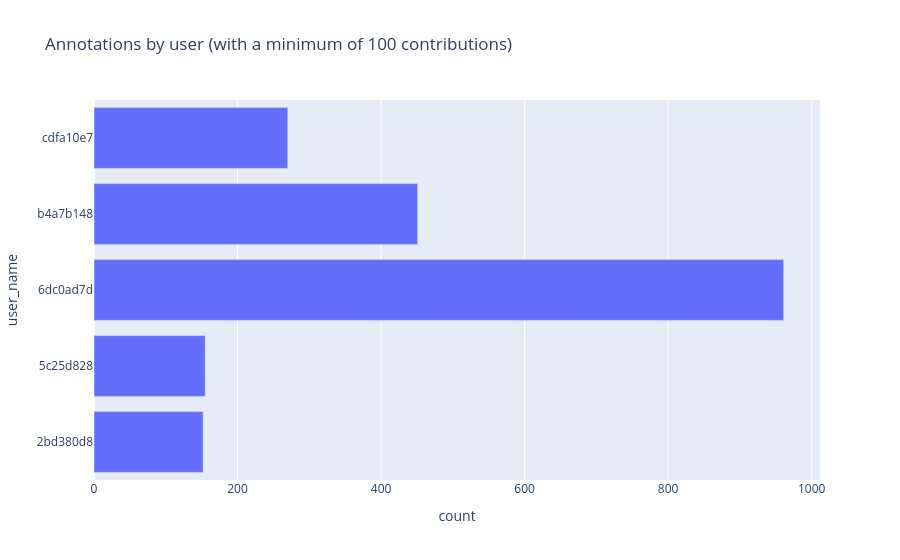

The cell this chart's notebook holds for it:
### Code cell
fig = classifications_by_user[classifications_by_user["count"] > 100].plot.bar(
    x="count",
    y="user_name",
    title="Annotations by user (with a minimum of 100 contributions)",
)
fig.update_layout(yaxis=dict(categoryorder="category ascending"))
fig.show()

### Figure 1 — Plotly figure (JSON) as saved in the notebook; plotly's stock layout.template omitted (floating-point values rounded to 4 significant figures)
{"data": [{"alignmentgroup": "True", "hovertemplate": "count=%{x}<br>user_name=%{y}<extra></extra>", "legendgroup": "", "marker": {"color": "#636efa", "pattern": {"shape": ""}}, "name": "", "offsetgroup": "", "orientation": "h", "showlegend": false, "textposition": "auto", "type": "bar", "x": [961, 451, 270, 155, 152], "xaxis": "x", "y": ["6dc0ad7d", "b4a7b148", "cdfa10e7", "5c25d828", "2bd380d8"], "yaxis": "y"}], "layout": {"autosize": true, "barmode": "relative", "legend": {"tracegroupgap": 0}, "title": {"text": "Annotations by user (with a minimum of 100 contributions)"}, "xaxis": {"anchor": "y", "autorange": true, "domain": [0, 1], "range": [0, 1012.0], "title": {"text": "count"}, "type": "linear"}, "yaxis": {"anchor": "x", "autorange": true, "categoryorder": "category ascending", "domain": [0, 1], "range": [-0.5, 4.5], "title": {"text": "user_name"}, "type": "category"}}}
